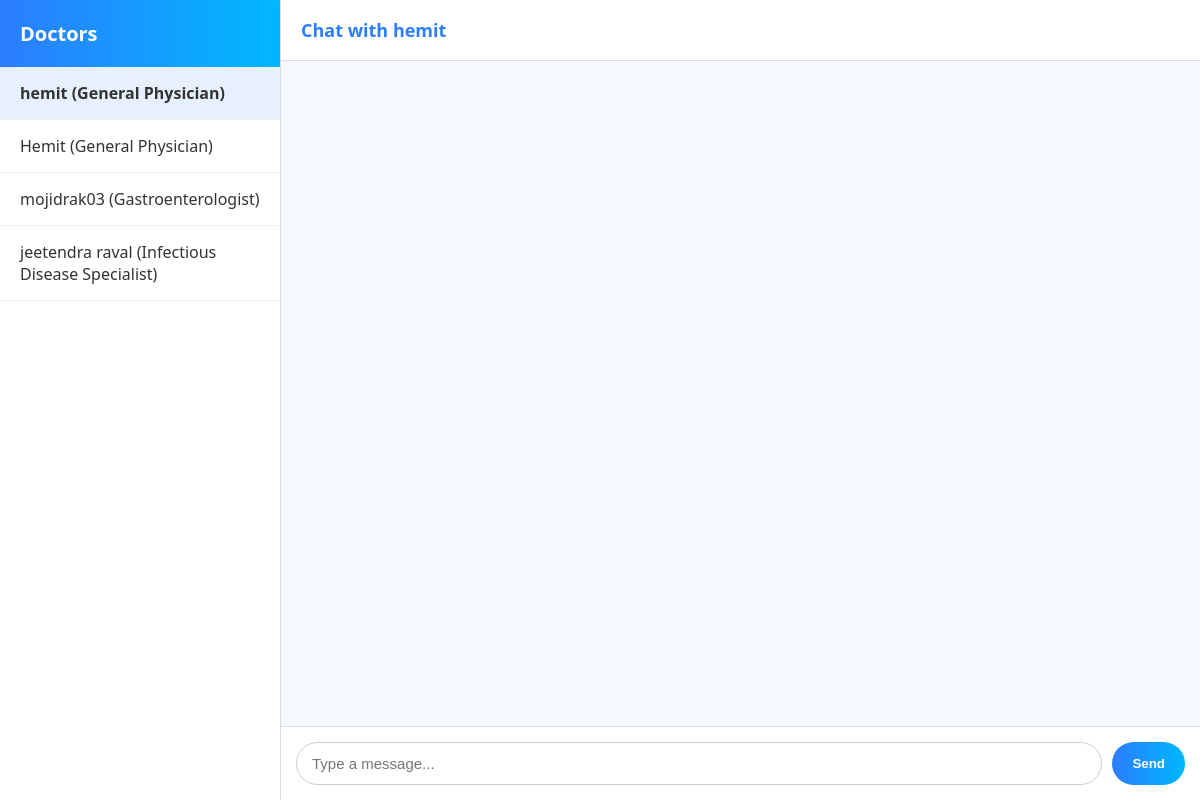
The app's page /chat?doctor=hemit (signed in), older data.
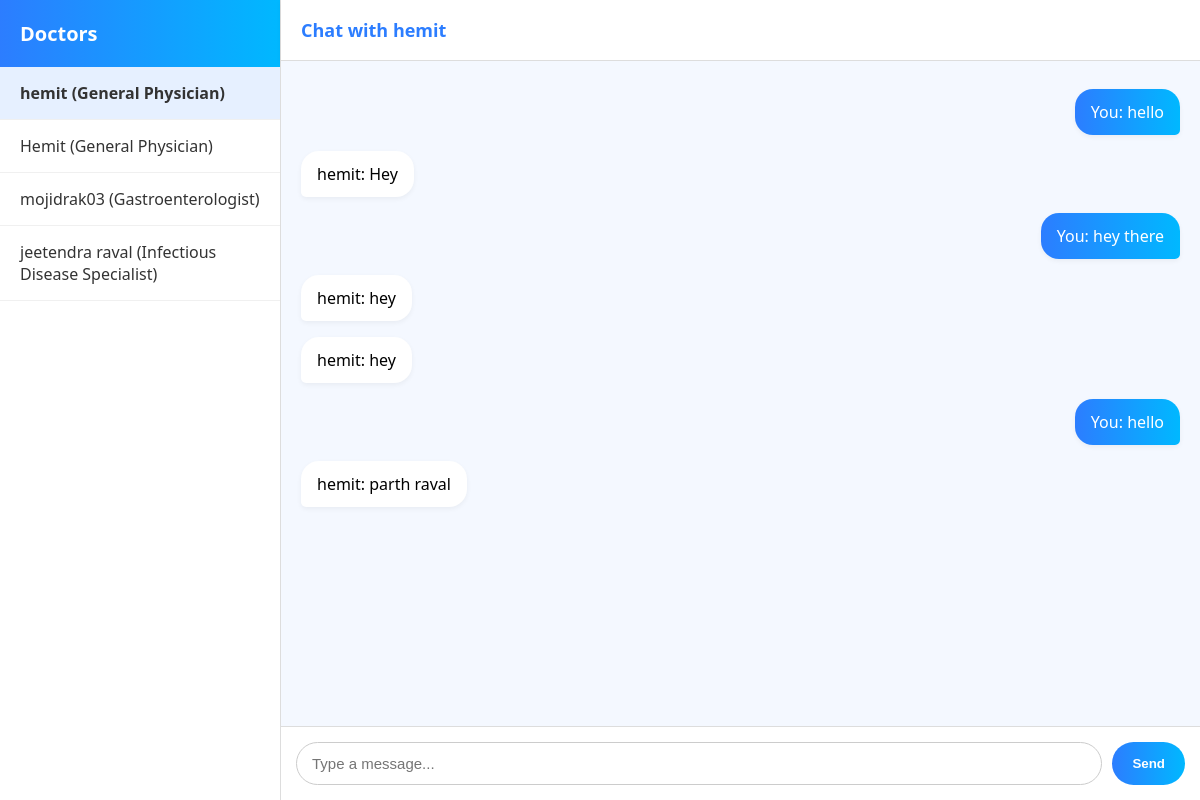
The same page, newer data.
### app.py (models this page shows)
class User(db.Model):
    id = db.Column(db.Integer, primary_key=True)
    username = db.Column(db.String(50), unique=True, nullable=False)
    password = db.Column(db.String(100), nullable=False)
    role = db.Column(db.String(10), nullable=False)  # "patient" or "doctor"
    specialty = db.Column(db.String(50))  # only for doctors

class Message(db.Model):
    id = db.Column(db.Integer, primary_key=True)
    patient = db.Column(db.String(50), nullable=False)
    doctor = db.Column(db.String(50), nullable=False)
    text = db.Column(db.Text, nullable=False)
    sender = db.Column(db.String(10), nullable=False)  # "patient" or "doctor"

### app.py (the view, shortened to what this page needs)
@app.route("/chat", methods=["GET", "POST"])
def chat():
    if "patient_username" not in session:
        return redirect(url_for("login_patient"))
    username = session["patient_username"]
    selected_doctor = request.args.get("doctor")  # active doctor
    doctors = {u.username: {"specialty": u.specialty} for u in User.query.filter_by(role="doctor").all()}
    messages = []
    if selected_doctor:
        messages = Message.query.filter_by(patient=username, doctor=selected_doctor).all()
    return render_template("chat.html",
                           username=username,
                           doctors=doctors,
                           active_doctor=selected_doctor,
                           messages=messages)

### templates/chat.html (shortened to what this page needs)
<!DOCTYPE html>
<html lang="en">
<head>
</head>
<body>
  <div class="container">
    <div class="sidebar">
      <h2>Doctors</h2>
      {% for doc, details in doctors.items() %}
        <a class="contact {% if active_doctor == doc %}active{% endif %}"
           href="{{ url_for('chat') }}?doctor={{ doc|urlencode }}">
          {{ doc }} ({{ details['specialty'] }})
        </a>
      {% endfor %}
    </div>
    <div class="chat-window">
      {% if active_doctor %}
        <div class="chat-header">Chat with {{ active_doctor }}</div>
        <div class="chat-box" id="chat-box">
          {% for msg in messages %}
            <div class="msg {{ msg.sender }}">
              {% if msg.sender == 'patient' %}You: {{ msg.text }}
              {% else %}{{ active_doctor }}: {{ msg.text }}{% endif %}
            </div>
          {% endfor %}
        </div>
        <form method="POST" class="form-box">
          <input type="text" name="message" placeholder="Type a message..." required>
          <button type="submit">Send</button>
        </form>
      {% else %}
        <div class="chat-header">Select a doctor to start chatting</div>
      {% endif %}
    </div>
  </div>
</body>
</html>

### templates/chat.html (style rules this page uses)
body { margin:0; font-family: 'Segoe UI', sans-serif; background: linear-gradient(135deg, #f0f7ff 0%, #e6f2ff 100%); }
.container { display:flex; height:100vh; }
.sidebar { width:280px; background:#fff; border-right:1px solid #ddd; display:flex; flex-direction:column; }
.sidebar h2 { padding:20px; margin:0; background: linear-gradient(to right, #2c7dff, #00b8ff); color:#fff; font-size:20px; font-weight:600; }
.contact { position: relative; padding: 15px 20px; border-bottom: 1px solid #f0f0f0; text-decoration: none; color: #333; display: block; }
.contact.active { background:#e6f0ff; font-weight:600; }
.chat-window { flex:1; display:flex; flex-direction:column; }
.chat-header { padding:18px 20px; background:#fff; border-bottom:1px solid #ddd; font-weight:600; font-size:18px; color:#2c7dff; box-shadow:0 2px 6px rgba(0,0,0,0.05); }
.chat-box { flex:1; padding:20px; overflow-y:auto; background:#f4f8ff; display:flex; flex-direction:column; }
.msg { margin:8px 0; padding:12px 16px; border-radius:18px; max-width:65%; box-shadow:0 2px 5px rgba(0,0,0,0.05); }
.msg.patient { background: linear-gradient(to right, #2c7dff, #00b8ff); color:#fff; align-self:flex-end; border-bottom-right-radius:5px; }
.msg.doctor { background:#fff; align-self:flex-start; border-bottom-left-radius:5px; }
.form-box { display:flex; padding:15px; background:#fff; border-top:1px solid #ddd; }
.form-box input { flex:1; padding:12px 15px; border:1px solid #ccc; border-radius:25px; outline:none; font-size:15px; }
.form-box button { margin-left:10px; padding:12px 20px; border:none; border-radius:25px; background:linear-gradient(to right, #2c7dff, #00b8ff); color:#fff; font-weight:600; cursor:pointer; transition:0.2s; }

Row changes from the older to the newer data that the page shows:
added Message: text "hello", sender "patient" (drawn)
added Message: doctor "hemit", text "Hey"
added Message: text "hey there", sender "patient" (drawn)
added Message: doctor "hemit", text "hey"
added Message: doctor "hemit", text "hey"
added Message: text "hello", sender "patient" (drawn)
added Message: doctor "hemit", text "parth raval"
